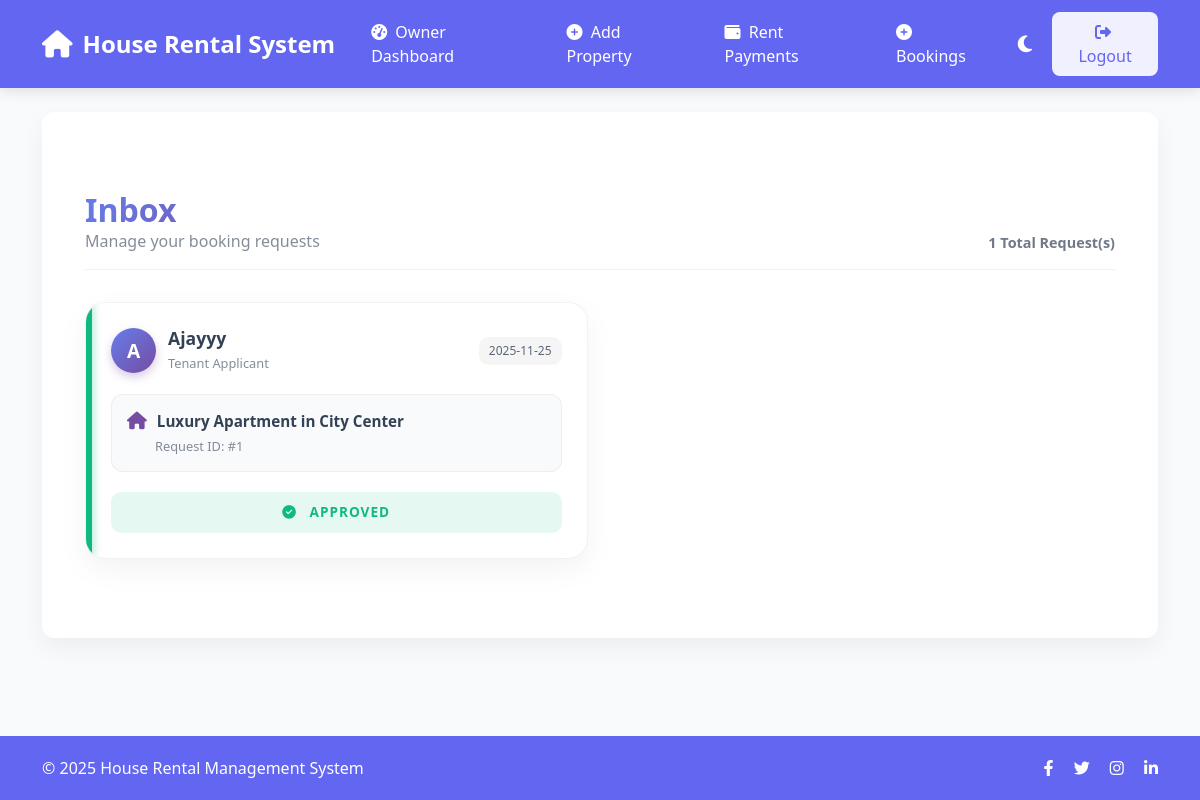
The app's page /owner/bookings (signed in) with its own data.
### tables this page shows
CREATE TABLE bookings (
        id INTEGER PRIMARY KEY AUTOINCREMENT,
        property_id INTEGER,
        tenant_id INTEGER,
        status TEXT,          -- Pending / Approved / Rejected
        created_at TEXT
    );

CREATE TABLE users (
        id INTEGER PRIMARY KEY AUTOINCREMENT,
        name TEXT,
        email TEXT UNIQUE,
        password TEXT,
        number TEXT,
        role TEXT,
        otp TEXT,
        is_verified INTEGER DEFAULT 0
    );

CREATE TABLE properties (
        id INTEGER PRIMARY KEY AUTOINCREMENT,
        title TEXT,
        price TEXT,
        location TEXT,
        size TEXT,
        description TEXT,
        image TEXT,
        owner_id INTEGER
    );

### app.py (the view)
@app.route("/owner/bookings")
def owner_bookings():
    if session.get("role") != "owner":
        return redirect(url_for("login"))
    conn = get_db()
    bookings = conn.execute("""
        SELECT b.*,
               p.title AS property_title,
               u.name AS tenant_name
        FROM bookings b
        JOIN properties p ON b.property_id = p.id
        JOIN users u ON b.tenant_id = u.id
        WHERE p.owner_id=?
        ORDER BY b.id DESC
    """, (session["user_id"],)).fetchall()
    conn.close()
    return render_template("owner_bookings.html", bookings=bookings)

### app.py (called while the page is built)
def get_db():
    conn = sqlite3.connect(os.path.join(BASE_DIR, "rental.db"))
    conn.row_factory = sqlite3.Row
    return conn

### templates/owner_bookings.html (shortened to what this page needs)
{% extends "base.html" %}
{% block content %}
<link rel="stylesheet" href="https://cdnjs.cloudflare.com/ajax/libs/font-awesome/6.4.0/css/all.min.css">
<div class="container py-5">
    <div class="dashboard-header">
        <div class="header-title">
            <h2>Inbox</h2>
            <p style="margin:0; color:var(--text-color); opacity:0.6;">Manage your booking requests</p>
        </div>
        <div class="header-stats">
            {{ bookings|length }} Total Request(s)
        </div>
    </div>
    {% if bookings %}
    <div class="requests-grid">
        {% for b in bookings %}
        {% set status_class = 'status-pending' %}
        {% if b.status == 'Approved' %} {% set status_class = 'status-approved' %} {% endif %}
        {% if b.status == 'Rejected' %} {% set status_class = 'status-rejected' %} {% endif %}
        <div class="request-card {{ status_class }}" style="animation-delay: {{ loop.index0 * 0.1 }}s">
            <div class="card-top">
                <div class="tenant-profile">
                    <div class="avatar-circle">
                        {{ b.tenant_name[0] | upper }}
                    </div>
                    <div class="tenant-details">
                        <h5>{{ b.tenant_name }}</h5>
                        <span>Tenant Applicant</span>
                    </div>
                </div>
                <div class="date-badge">
                    {{ b.created_at.split("T")[0] }}
                </div>
            </div>
            <div class="card-mid">
                <div class="prop-row">
                    <i class="fas fa-home prop-icon"></i>
                    <span class="prop-title">{{ b.property_title }}</span>
                </div>
                <div
                    style="margin-top: 5px; padding-left: 28px; font-size: 0.8rem; opacity: 0.6; color: var(--text-color);">
                    Request ID: #{{ b.id }}
                </div>
            </div>
            <div class="card-actions">
                {% if b.status == "Pending" %}
                <a href="{{ url_for('approve_booking', bid=b.id) }}" class="btn-card btn-approve">
                    <i class="fas fa-check"></i> Approve
                </a>
                <a href="{{ url_for('reject_booking', bid=b.id) }}" class="btn-card btn-reject"
                    onclick="return confirm('Reject this request?');">
                    <i class="fas fa-times"></i> Reject
                </a>
                {% elif b.status == "Approved" %}
                <div class="status-text text-approved">
                    <i class="fas fa-check-circle me-2"></i> Approved
                </div>
                {% else %}
                <div class="status-text text-rejected">
                    <i class="fas fa-times-circle me-2"></i> Rejected
                </div>
                {% endif %}
            </div>
        </div>
        {% endfor %}
    </div>
    {% else %}
    <div class="empty-wrapper">
        <i class="far fa-folder-open fa-4x mb-3"></i>
        <h4>No Pending Requests</h4>
        <p>You are all caught up! Check back later.</p>
    </div>
    {% endif %}
</div>
{% endblock %}

### templates/base.html (style rules this page uses)
:root { --primary-color: #6366f1; --primary-dark: #4f46e5; --secondary-color: #f8fafc; --dark-bg: #0f172a; --dark-card: #1e293b; --dark-text: #e2e8f0; --light-bg: #f8fafc; --light-card: #ffffff; --light-text: #334155; --border-radius: 12px; --transition: all 0.3s ease; }
[data-theme="light"] { --bg-color: var(--light-bg); --card-bg: var(--light-card); --text-color: var(--light-text); --navbar-bg: var(--primary-color); --footer-bg: var(--primary-color); }
body { background-color: var(--bg-color); color: var(--text-color); transition: var(--transition); min-height: 100vh; display: flex; flex-direction: column; }

### templates/owner_bookings.html (style rules this page uses)
.dashboard-header { display: flex; justify-content: space-between; align-items: flex-end; margin-bottom: 2rem; padding-bottom: 1rem; border-bottom: 1px solid rgba(128, 128, 128, 0.1); }
.header-title h2 { font-weight: 800; margin: 0; background: linear-gradient(135deg, #667eea 0%, #764ba2 100%); -webkit-background-clip: text; -webkit-text-fill-color: transparent; font-size: 2rem; }
.header-stats { font-size: 0.9rem; color: var(--text-color); opacity: 0.7; font-weight: 600; }
.requests-grid { display: grid; grid-template-columns: repeat(auto-fill, minmax(340px, 1fr)); gap: 25px; }
.request-card { background-color: var(--card-bg); border-radius: 20px; padding: 25px; position: relative; border: 1px solid rgba(128, 128, 128, 0.1); box-shadow: 0 10px 30px rgba(0, 0, 0, 0.05); transition: all 0.4s cubic-bezier(0.175, 0.885, 0.32, 1.275); overflow: hidden; animation: popIn 0.5s ease-out backwards; }
.request-card::before { content: ''; position: absolute; left: 0; top: 0; bottom: 0; width: 6px; background: #ccc; }
.status-approved::before { background: #10b981; box-shadow: 0 0 10px rgba(16, 185, 129, 0.5); }
.card-top { display: flex; justify-content: space-between; align-items: center; margin-bottom: 20px; }
.tenant-profile { display: flex; align-items: center; gap: 12px; }
.avatar-circle { width: 45px; height: 45px; border-radius: 50%; background: linear-gradient(135deg, #667eea 0%, #764ba2 100%); color: white; display: flex; align-items: center; justify-content: center; font-weight: 700; font-size: 1.2rem; box-shadow: 0 4px 10px rgba(118, 75, 162, 0.3); }
.tenant-details h5 { margin: 0; font-size: 1.1rem; font-weight: 700; color: var(--text-color); }
.tenant-details span { font-size: 0.8rem; opacity: 0.6; color: var(--text-color); }
.date-badge { font-size: 0.75rem; background: rgba(128, 128, 128, 0.1); padding: 5px 10px; border-radius: 10px; color: var(--text-color); opacity: 0.8; }
.card-mid { background: var(--bg-color); padding: 15px; border-radius: 12px; margin-bottom: 20px; border: 1px solid rgba(128, 128, 128, 0.1); }
.prop-row { display: flex; align-items: center; gap: 10px; color: var(--text-color); }
.prop-icon { color: #764ba2; font-size: 1.1rem; }
.prop-title { font-weight: 600; font-size: 0.95rem; }
.card-actions { display: flex; gap: 10px; }
.status-text { width: 100%; text-align: center; padding: 10px; border-radius: 10px; font-weight: 700; text-transform: uppercase; font-size: 0.85rem; letter-spacing: 1px; }
.text-approved { color: #10b981; background: rgba(16, 185, 129, 0.1); }

### records on screen
bookings: name "A", tenant_name "Ajayyy", created_at "2025-11-25", property_title "Luxury Apartment in City Center", id "1", status "Approved" (drawn)

### other values on screen
{{ bookings|length }} "1"
{{ current_year if current_year else "2025" }} "2025"
